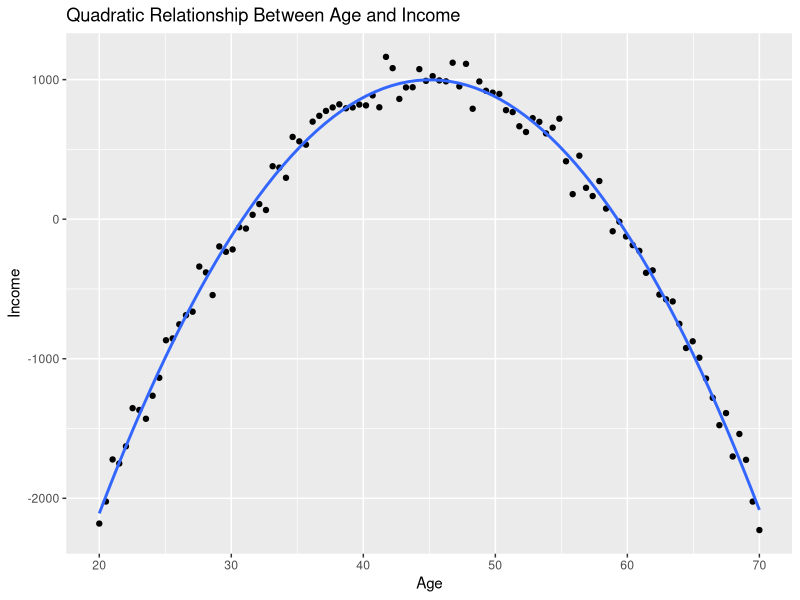
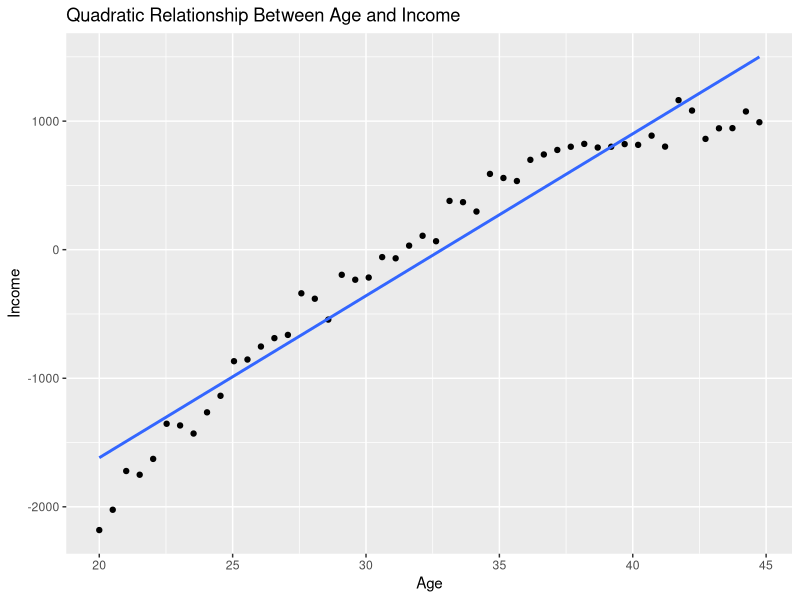
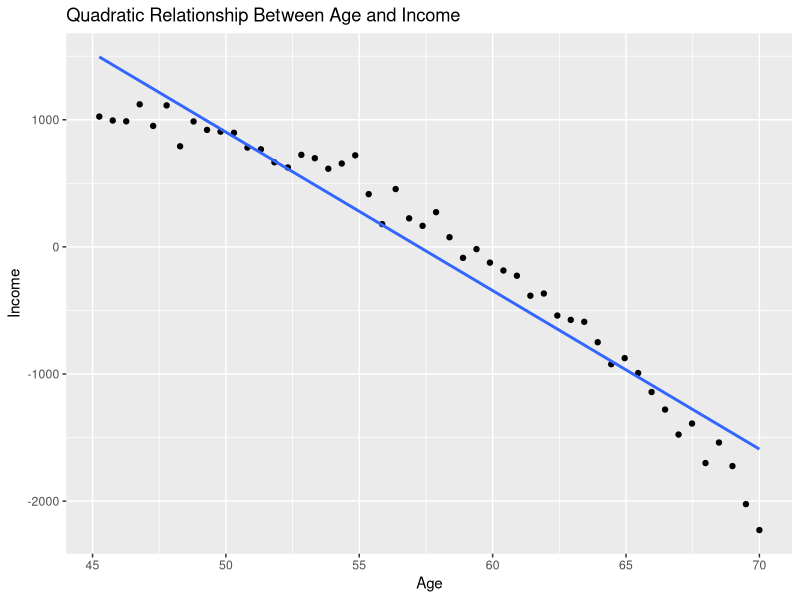

Here is the R script that generated these plots, in order:
## ---- chunk 1
knitr::opts_chunk$set(echo = TRUE)

## ---- chunk 2

# Load required libraries
library(dplyr)
library(ggplot2)

# Create a demo dataset
set.seed(123)
n <- 100  # Number of observations

# Generate age data
age <- seq(20, 70, length.out = n)

# Generate income data with a quadratic relationship to age
income <- 1000 - 5 * (age - 45)^2 + rnorm(n, mean = 0, sd = 100)

# Create the demo dataset
demo_df <- data.frame(age, income)

# lm model 
lm_model <- lm(income ~ age, data = demo_df)
summary(lm_model)

# Fit a quadratic regression model
quad_lm_model <- lm(income ~ age + I(age^2), data = demo_df)

# Summary of the model
summary(quad_lm_model)

# Visualize the relationship
ggplot(demo_df, aes(x = age, y = income)) +
  geom_point() +
  geom_smooth(method = "lm", formula = y ~ x + I(x^2), se = FALSE) +
  labs(
    title = "Quadratic Relationship Between Age and Income",
    x = "Age",
    y = "Income"
  )

## ---- chunk 3
# Center the age variable
demo_df$centered_age <- demo_df$age - mean(demo_df$age)

# Fit a linear regression model with centered age
lm_model_centered <- lm(income ~ centered_age + I(centered_age^2), data = demo_df)

# Summary of the centered model
summary(lm_model_centered)
## ---- chunk 4

demo_df_l45 <- demo_df %>%
  filter(age < 45)


# Fit a quadratic regression model
lm_l45_model <- lm(income ~ age , data = demo_df_l45)

# Summary of the model
summary(lm_l45_model)

# Visualize the relationship
ggplot(lm_l45_model, aes(x = age, y = income)) +
  geom_point() +
  geom_smooth(method = "lm", formula = y ~ x, se = FALSE) +
  labs(
    title = "Quadratic Relationship Between Age and Income",
    x = "Age",
    y = "Income"
  )

## ---- chunk 5
demo_df_g45 <- demo_df %>%
  filter(age >= 45)


# Fit a quadratic regression model
lm_g45_model <- lm(income ~ age , data = demo_df_g45)

# Summary of the model
summary(lm_g45_model)

# Visualize the relationship
ggplot(lm_g45_model, aes(x = age, y = income)) +
  geom_point() +
  geom_smooth(method = "lm", formula = y ~ x, se = FALSE) +
  labs(
    title = "Quadratic Relationship Between Age and Income",
    x = "Age",
    y = "Income"
  )
